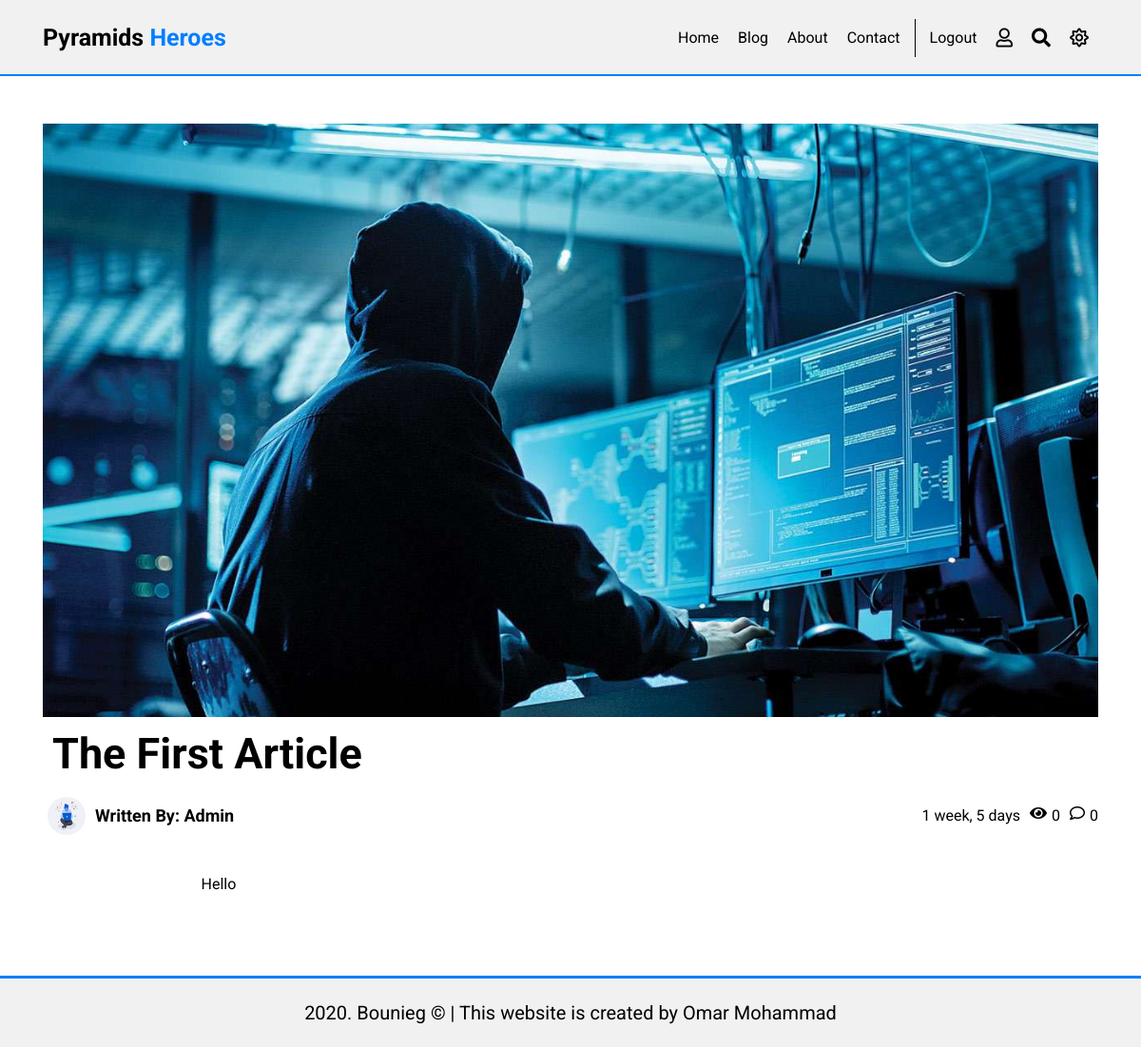
Page /blog/2/ (signed in) on the committed database.
### posts/models.py (models this page shows, shortened)
class Article(models.Model):
    title = models.CharField(max_length=60)
    title_ar = models.CharField(max_length=60)
    overview = models.TextField(max_length=120)
    overview_ar = models.TextField(max_length=120)
    content = HTMLField()
    content_ar = HTMLField()
    thumbnail = models.ImageField()
    author = models.ForeignKey(Author, on_delete=models.CASCADE)
    categories = models.ManyToManyField(Category)
    tags = models.ManyToManyField(Tag)
    timestamp = models.DateTimeField(auto_now_add=True)
    is_feautred = models.BooleanField(default=False)
    is_english = models.BooleanField(default=False)
    @property
    def view_count(self):
        return ArticleView.objects.filter(article=self).count()
    @property
    def comment_count(self):
        return Comment.objects.filter(article=self).count()

class Author(models.Model):
    user = models.ForeignKey(User, on_delete=models.CASCADE)
    profile_pic = models.ImageField()
    def __str__(self): return self.user.username

### posts/views.py (the view)
# urls.py: path('blog/<id>/', article_detail, name='article'),
def article_detail(request, id):
    article = Article.objects.get(id=id)
    context = {
        'article': article
    }
    return render(request, 'article_detail.html', context)

### templates/article_detail.html (shortened to what this page needs)
{% extends 'base.html' %} {% load static %}
{% block content %}
<section id="article" class="sect">
	<div class="container">
		<header>
			<div class="article-image">
				<img src="{{ article.thumbnail.url }}" alt="" />
			</div>
			<div class="article-header-content">
				<h1 style="font-size: 45px; padding: 10px;">{{ article.title }}</h1>
				<div class="article-author" style="margin: 10px 0;">
					<div class="article-author" style="justify-content: space-between; width: 100%;">
						<div style="display: flex; align-items: center;">
							<img src="{{ article.author.profile_pic.url }}" alt="{{ article.author }}" />
							<h6 class="author-name"><a href="">Written By: {{ article.author }}</a></h6>
						</div>
						<div style="display: flex;">
							<time>{{ article.timestamp | timesince }}</time>
							<div class="count"><i class="fas fa-eye"></i> {{ article.view_count }}</div>
							<div class="count"><i class="far fa-comment"></i> {{ article.comment_count }}</div>
						</div>
					</div>
				</div>
			</div>
		</header>
		<div class="content">
			{{article.content|safe}}
		</div>
	</div>
</section>
{% endblock content %}

### static/css/main.css (style rules this page uses)
html { --mainBg: #fff; --textColor: #000; --secBg: #f1f1f1; --oppsColor: #fff; --mainColor: #007eff; --mainFont: 'Roboto', -apple-system, BlinkMacSystemFont, 'Segoe UI', Roboto, Oxygen, Ubuntu, Cantarell, 'Open Sans', 'Helvetica Neue', sans-serif; --navbarHeight: 80px; }
* { margin: 0; padding: 0; box-sizing: border-box; }
::placeholder { opacity: 0.5; color: var(--textColor); }
body { font-family: var(--mainFont); background-color: var(--mainBg); color: var(--textColor); line-height: 2rem; }
h1, h2 { line-height: 2.3rem; }
img { width: 100%; }
a { color: var(--textColor); text-decoration: none; }
.article-author { display: flex; flex-direction: row; align-items: center; }
.article-author .author-name { padding: 10px; text-transform: capitalize; font-size: 18px; }
.article-author img { margin-left: 5px; width: 40px !important; height: 40px; border-radius: 50%; }
.article-author .count { display: flex; }
.article-author .count i { margin: 5px 5px 5px 10px; }
.sect { padding-top: 50px; padding-bottom: 50px; }
.sect:nth-child(odd) { background-color: var(--mainBg); }

### templates/article_detail.html (style rules this page uses)
.content { width: 70%; text-align: justify; margin: 30px auto; font-family: var(--mainFont) !important; }
h1 { text-transform: capitalize; }

### rows in the picture
Article: thumbnail (picture), title "The First Article", author.profile_pic (picture), author "Admin", timestamp "1 week, 5 days", view_count "0", comment_count "0", content "Hello"
